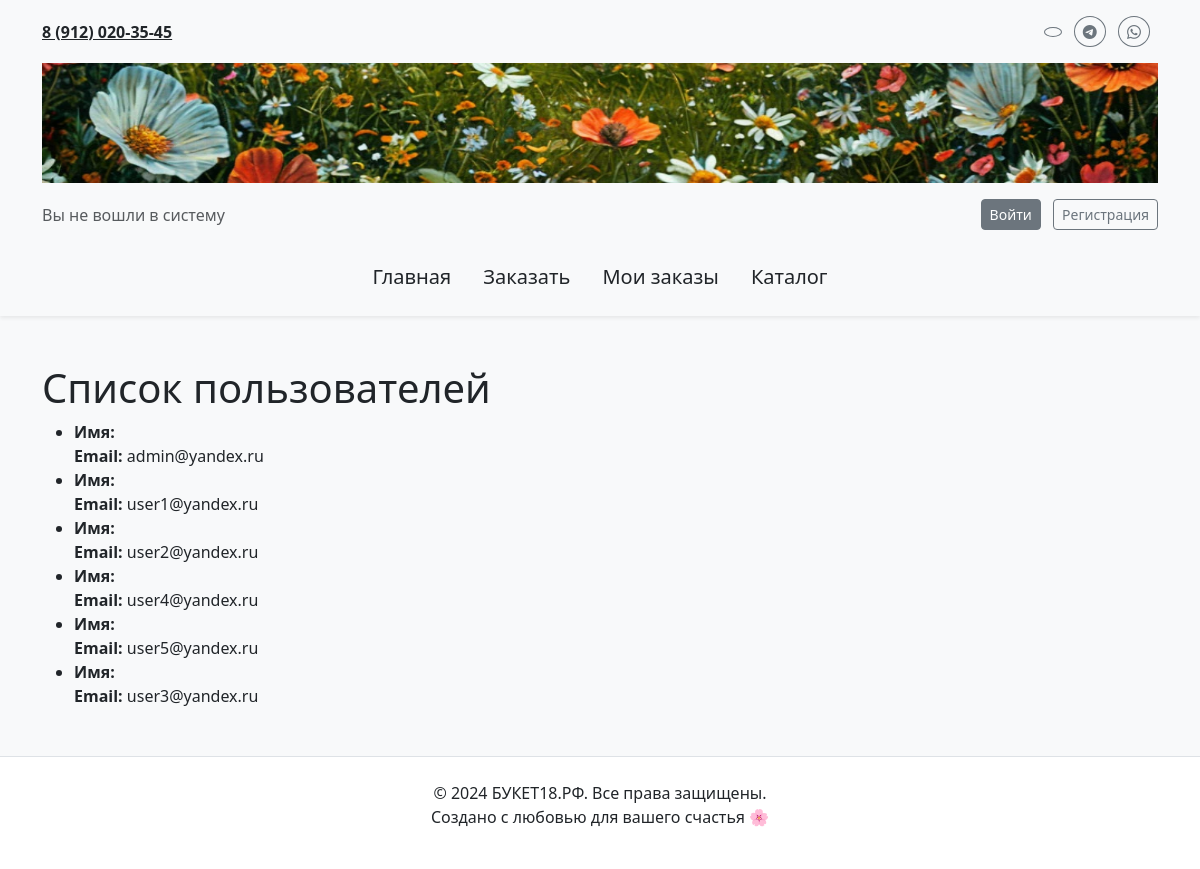
/users/, run on an earlier commit of the app's database.
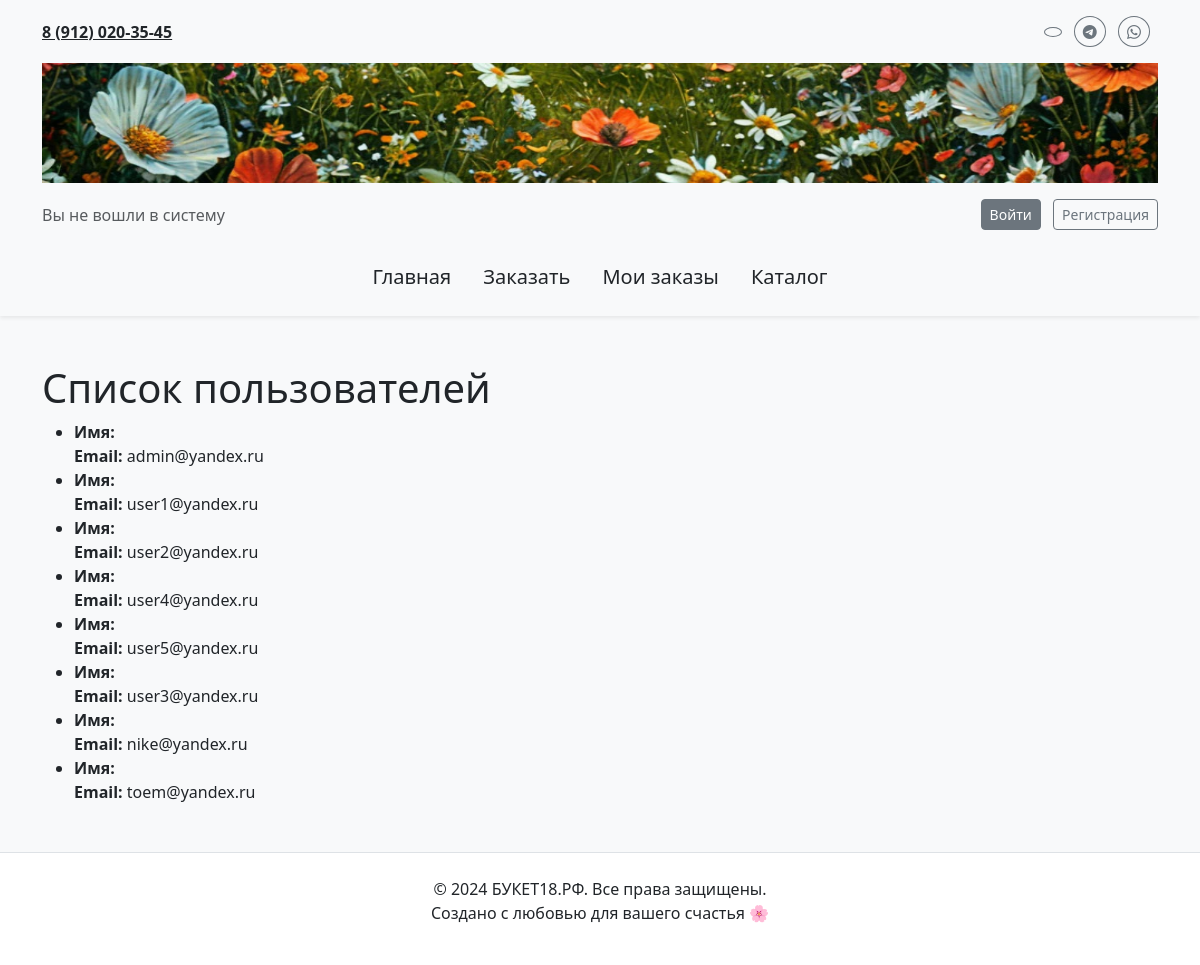
And on a later commit of the database.
### main/models.py (models this page shows, shortened)
class CustomUser(AbstractUser):
    phone_number = models.CharField(max_length=15, blank=True, null=True)
    class Meta:
        verbose_name = "Пользователь"
        verbose_name_plural = "Пользователи"

### main/views.py (the view)
# urls.py: path('users/', views.user_list, name='user'),
def user_list(request):
    users = User.objects.all()
    form = OrderForm()
    return render(request, 'main/user.html', {'users': users, 'form': form})

### main/templates/main/user.html (shortened to what this page needs)
{% extends 'main/layoute.html' %}
{% load static %}
{% block content %}
    {% if users %}
        <h1>Список пользователей</h1>
        <ul>
            {% for user in users %}
                <li>
                    <strong>Имя:</strong> {{ user.name }} <br>
                    <strong>Email:</strong> {{ user.email }}
                </li>
            {% endfor %}
        </ul>
    {% else %}
        <h1>Нет пользователей</h1>
    {% endif %}
{% endblock %}

What changed in the data, as far as the page shows it:
added CustomUser: email "nike@yandex.ru"
added CustomUser: email "toem@yandex.ru"
